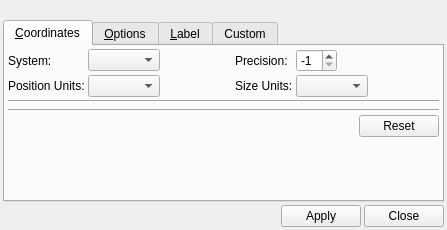
<ui version="4.0" >
 <class>EditRegionShape</class>
 <widget class="QWidget" name="EditRegionShape" >
  <property name="geometry" >
   <rect>
    <x>0</x>
    <y>0</y>
    <width>447</width>
    <height>230</height>
   </rect>
  </property>
  <property name="windowTitle" >
   <string>Edit Region Shape</string>
  </property>
  <layout class="QVBoxLayout" >
   <property name="spacing" >
    <number>3</number>
   </property>
   <property name="leftMargin" >
    <number>3</number>
   </property>
   <property name="topMargin" >
    <number>3</number>
   </property>
   <property name="rightMargin" >
    <number>3</number>
   </property>
   <property name="bottomMargin" >
    <number>3</number>
   </property>
   <item>
    <widget class="QLabel" name="titleLabel" >
     <property name="text" >
      <string/>
     </property>
    </widget>
   </item>
   <item>
    <widget class="QTabWidget" name="tabWidget" >
     <property name="currentIndex" >
      <number>0</number>
     </property>
     <widget class="QWidget" name="coordinateTab" >
      <attribute name="title" >
       <string>&amp;Coordinates</string>
      </attribute>
      <layout class="QVBoxLayout" >
       <property name="spacing" >
        <number>3</number>
       </property>
       <property name="leftMargin" >
        <number>3</number>
       </property>
       <property name="topMargin" >
        <number>3</number>
       </property>
       <property name="rightMargin" >
        <number>3</number>
       </property>
       <property name="bottomMargin" >
        <number>3</number>
       </property>
       <item>
        <widget class="QFrame" name="chooserFrame" >
         <property name="frameShape" >
          <enum>QFrame::NoFrame</enum>
         </property>
         <property name="frameShadow" >
          <enum>QFrame::Raised</enum>
         </property>
         <layout class="QGridLayout" >
          <property name="leftMargin" >
           <number>0</number>
          </property>
          <property name="topMargin" >
           <number>0</number>
          </property>
          <property name="rightMargin" >
           <number>0</number>
          </property>
          <property name="bottomMargin" >
           <number>0</number>
          </property>
          <property name="horizontalSpacing" >
           <number>3</number>
          </property>
          <property name="verticalSpacing" >
           <number>3</number>
          </property>
          <item row="0" column="0" >
           <widget class="QLabel" name="coordSystemLabel" >
            <property name="text" >
             <string>System:</string>
            </property>
           </widget>
          </item>
          <item row="0" column="1" >
           <layout class="QHBoxLayout" >
            <property name="spacing" >
             <number>3</number>
            </property>
            <item>
             <widget class="QComboBox" name="coordSystem" />
            </item>
            <item>
             <spacer>
              <property name="orientation" >
               <enum>Qt::Horizontal</enum>
              </property>
              <property name="sizeHint" >
               <size>
                <width>40</width>
                <height>20</height>
               </size>
              </property>
             </spacer>
            </item>
           </layout>
          </item>
          <item row="0" column="2" >
           <widget class="QLabel" name="precisionLabel" >
            <property name="text" >
             <string>Precision:</string>
            </property>
           </widget>
          </item>
          <item row="0" column="3" >
           <layout class="QHBoxLayout" >
            <property name="spacing" >
             <number>3</number>
            </property>
            <item>
             <widget class="QSpinBox" name="precisionSpinner" >
              <property name="minimum" >
               <number>-1</number>
              </property>
              <property name="maximum" >
               <number>16</number>
              </property>
              <property name="value" >
               <number>-1</number>
              </property>
             </widget>
            </item>
            <item>
             <spacer>
              <property name="orientation" >
               <enum>Qt::Horizontal</enum>
              </property>
              <property name="sizeHint" >
               <size>
                <width>61</width>
                <height>20</height>
               </size>
              </property>
             </spacer>
            </item>
           </layout>
          </item>
          <item row="1" column="0" >
           <widget class="QLabel" name="positionLabel" >
            <property name="text" >
             <string>Position Units:</string>
            </property>
           </widget>
          </item>
          <item row="1" column="1" >
           <layout class="QHBoxLayout" >
            <property name="spacing" >
             <number>3</number>
            </property>
            <item>
             <widget class="QComboBox" name="coordPositionUnit" />
            </item>
            <item>
             <spacer>
              <property name="orientation" >
               <enum>Qt::Horizontal</enum>
              </property>
              <property name="sizeHint" >
               <size>
                <width>40</width>
                <height>20</height>
               </size>
              </property>
             </spacer>
            </item>
           </layout>
          </item>
          <item row="1" column="2" >
           <widget class="QLabel" name="sizeLabel" >
            <property name="text" >
             <string>Size Units:</string>
            </property>
           </widget>
          </item>
          <item row="1" column="3" >
           <layout class="QHBoxLayout" >
            <property name="spacing" >
             <number>3</number>
            </property>
            <item>
             <widget class="QComboBox" name="coordSizeUnit" />
            </item>
            <item>
             <spacer>
              <property name="orientation" >
               <enum>Qt::Horizontal</enum>
              </property>
              <property name="sizeHint" >
               <size>
                <width>40</width>
                <height>20</height>
               </size>
              </property>
             </spacer>
            </item>
           </layout>
          </item>
         </layout>
        </widget>
       </item>
       <item>
        <widget class="Line" name="coordLine" >
         <property name="orientation" >
          <enum>Qt::Horizontal</enum>
         </property>
        </widget>
       </item>
       <item>
        <widget class="QFrame" name="coordFrame" >
         <property name="frameShape" >
          <enum>QFrame::NoFrame</enum>
         </property>
         <property name="frameShadow" >
          <enum>QFrame::Raised</enum>
         </property>
        </widget>
       </item>
       <item>
        <widget class="Line" name="coordLine2" >
         <property name="orientation" >
          <enum>Qt::Horizontal</enum>
         </property>
        </widget>
       </item>
       <item>
        <widget class="QFrame" name="coordResetFrame" >
         <property name="frameShape" >
          <enum>QFrame::NoFrame</enum>
         </property>
         <property name="frameShadow" >
          <enum>QFrame::Raised</enum>
         </property>
         <layout class="QHBoxLayout" >
          <property name="spacing" >
           <number>3</number>
          </property>
          <property name="leftMargin" >
           <number>0</number>
          </property>
          <property name="topMargin" >
           <number>0</number>
          </property>
          <property name="rightMargin" >
           <number>0</number>
          </property>
          <property name="bottomMargin" >
           <number>0</number>
          </property>
          <item>
           <spacer>
            <property name="orientation" >
             <enum>Qt::Horizontal</enum>
            </property>
            <property name="sizeHint" >
             <size>
              <width>40</width>
              <height>20</height>
             </size>
            </property>
           </spacer>
          </item>
          <item>
           <widget class="QPushButton" name="coordResetButton" >
            <property name="text" >
             <string>Reset</string>
            </property>
           </widget>
          </item>
         </layout>
        </widget>
       </item>
       <item>
        <spacer>
         <property name="orientation" >
          <enum>Qt::Vertical</enum>
         </property>
         <property name="sizeHint" >
          <size>
           <width>431</width>
           <height>51</height>
          </size>
         </property>
        </spacer>
       </item>
      </layout>
     </widget>
     <widget class="QWidget" name="optionsTab" >
      <attribute name="title" >
       <string>&amp;Options</string>
      </attribute>
      <layout class="QVBoxLayout" >
       <property name="spacing" >
        <number>3</number>
       </property>
       <property name="leftMargin" >
        <number>3</number>
       </property>
       <property name="topMargin" >
        <number>3</number>
       </property>
       <property name="rightMargin" >
        <number>3</number>
       </property>
       <property name="bottomMargin" >
        <number>3</number>
       </property>
       <item>
        <widget class="QFrame" name="optionsFrame" >
         <property name="frameShape" >
          <enum>QFrame::NoFrame</enum>
         </property>
         <property name="frameShadow" >
          <enum>QFrame::Raised</enum>
         </property>
         <layout class="QVBoxLayout" >
          <property name="spacing" >
           <number>3</number>
          </property>
          <property name="leftMargin" >
           <number>0</number>
          </property>
          <property name="topMargin" >
           <number>0</number>
          </property>
          <property name="rightMargin" >
           <number>0</number>
          </property>
          <property name="bottomMargin" >
           <number>0</number>
          </property>
          <item>
           <layout class="QHBoxLayout" >
            <property name="spacing" >
             <number>3</number>
            </property>
            <item>
             <widget class="QLabel" name="label" >
              <property name="text" >
               <string>Line/Fill Color:</string>
              </property>
             </widget>
            </item>
            <item>
             <widget class="QFrame" name="colorFrame" >
              <property name="frameShape" >
               <enum>QFrame::NoFrame</enum>
              </property>
              <property name="frameShadow" >
               <enum>QFrame::Raised</enum>
              </property>
             </widget>
            </item>
           </layout>
          </item>
          <item>
           <layout class="QHBoxLayout" >
            <property name="spacing" >
             <number>3</number>
            </property>
            <item>
             <widget class="QLabel" name="label_2" >
              <property name="text" >
               <string>Line Width:</string>
              </property>
             </widget>
            </item>
            <item>
             <widget class="QSpinBox" name="widthSpinner" >
              <property name="minimum" >
               <number>1</number>
              </property>
             </widget>
            </item>
            <item>
             <widget class="QLabel" name="label_4" >
              <property name="text" >
               <string>px</string>
              </property>
             </widget>
            </item>
            <item>
             <spacer>
              <property name="orientation" >
               <enum>Qt::Horizontal</enum>
              </property>
              <property name="sizeHint" >
               <size>
                <width>71</width>
                <height>20</height>
               </size>
              </property>
             </spacer>
            </item>
            <item>
             <widget class="QLabel" name="label_3" >
              <property name="text" >
               <string>Line Style:</string>
              </property>
             </widget>
            </item>
            <item>
             <widget class="QComboBox" name="styleChooser" />
            </item>
            <item>
             <spacer>
              <property name="orientation" >
               <enum>Qt::Horizontal</enum>
              </property>
              <property name="sizeHint" >
               <size>
                <width>71</width>
                <height>20</height>
               </size>
              </property>
             </spacer>
            </item>
           </layout>
          </item>
         </layout>
        </widget>
       </item>
       <item>
        <widget class="Line" name="optionsLine" >
         <property name="orientation" >
          <enum>Qt::Horizontal</enum>
         </property>
        </widget>
       </item>
       <item>
        <widget class="QFrame" name="optionsLTFrame" >
         <property name="frameShape" >
          <enum>QFrame::NoFrame</enum>
         </property>
         <property name="frameShadow" >
          <enum>QFrame::Raised</enum>
         </property>
         <layout class="QVBoxLayout" >
          <property name="spacing" >
           <number>3</number>
          </property>
          <property name="leftMargin" >
           <number>0</number>
          </property>
          <property name="topMargin" >
           <number>0</number>
          </property>
          <property name="rightMargin" >
           <number>0</number>
          </property>
          <property name="bottomMargin" >
           <number>0</number>
          </property>
          <item>
           <layout class="QHBoxLayout" >
            <property name="spacing" >
             <number>3</number>
            </property>
            <item>
             <widget class="QCheckBox" name="ltBox" >
              <property name="text" >
               <string>Linethrough</string>
              </property>
             </widget>
            </item>
            <item>
             <widget class="QCheckBox" name="ltOverride" >
              <property name="enabled" >
               <bool>false</bool>
              </property>
              <property name="text" >
               <string>override properties</string>
              </property>
             </widget>
            </item>
           </layout>
          </item>
          <item>
           <widget class="QFrame" name="ltFrame" >
            <property name="enabled" >
             <bool>true</bool>
            </property>
            <property name="frameShape" >
             <enum>QFrame::NoFrame</enum>
            </property>
            <property name="frameShadow" >
             <enum>QFrame::Raised</enum>
            </property>
            <layout class="QVBoxLayout" >
             <property name="spacing" >
              <number>3</number>
             </property>
             <property name="leftMargin" >
              <number>0</number>
             </property>
             <property name="topMargin" >
              <number>0</number>
             </property>
             <property name="rightMargin" >
              <number>0</number>
             </property>
             <property name="bottomMargin" >
              <number>0</number>
             </property>
             <item>
              <layout class="QHBoxLayout" >
               <property name="spacing" >
                <number>3</number>
               </property>
               <item>
                <widget class="QLabel" name="ltColorLabel" >
                 <property name="text" >
                  <string>LT Color:</string>
                 </property>
                </widget>
               </item>
               <item>
                <widget class="QFrame" name="ltColorFrame" >
                 <property name="frameShape" >
                  <enum>QFrame::NoFrame</enum>
                 </property>
                 <property name="frameShadow" >
                  <enum>QFrame::Raised</enum>
                 </property>
                </widget>
               </item>
              </layout>
             </item>
             <item>
              <layout class="QHBoxLayout" >
               <property name="spacing" >
                <number>3</number>
               </property>
               <item>
                <widget class="QLabel" name="ltWidthLabel" >
                 <property name="text" >
                  <string>LT Width:</string>
                 </property>
                </widget>
               </item>
               <item>
                <widget class="QSpinBox" name="ltWidth" >
                 <property name="minimum" >
                  <number>1</number>
                 </property>
                </widget>
               </item>
               <item>
                <widget class="QLabel" name="ltWidthLabel2" >
                 <property name="text" >
                  <string>px</string>
                 </property>
                </widget>
               </item>
               <item>
                <spacer>
                 <property name="orientation" >
                  <enum>Qt::Horizontal</enum>
                 </property>
                 <property name="sizeHint" >
                  <size>
                   <width>71</width>
                   <height>20</height>
                  </size>
                 </property>
                </spacer>
               </item>
               <item>
                <widget class="QLabel" name="ltStyleLabel" >
                 <property name="text" >
                  <string>Linethrough Style:</string>
                 </property>
                </widget>
               </item>
               <item>
                <widget class="QComboBox" name="ltStyleChooser" />
               </item>
               <item>
                <spacer>
                 <property name="orientation" >
                  <enum>Qt::Horizontal</enum>
                 </property>
                 <property name="sizeHint" >
                  <size>
                   <width>71</width>
                   <height>20</height>
                  </size>
                 </property>
                </spacer>
               </item>
              </layout>
             </item>
            </layout>
           </widget>
          </item>
         </layout>
        </widget>
       </item>
       <item>
        <spacer>
         <property name="orientation" >
          <enum>Qt::Vertical</enum>
         </property>
         <property name="sizeHint" >
          <size>
           <width>431</width>
           <height>16</height>
          </size>
         </property>
        </spacer>
       </item>
      </layout>
     </widget>
     <widget class="QWidget" name="labelTab" >
      <attribute name="title" >
       <string>&amp;Label</string>
      </attribute>
      <layout class="QGridLayout" >
       <property name="leftMargin" >
        <number>3</number>
       </property>
       <property name="topMargin" >
        <number>3</number>
       </property>
       <property name="rightMargin" >
        <number>3</number>
       </property>
       <property name="bottomMargin" >
        <number>3</number>
       </property>
       <property name="horizontalSpacing" >
        <number>3</number>
       </property>
       <property name="verticalSpacing" >
        <number>3</number>
       </property>
       <item row="0" column="0" >
        <widget class="QLabel" name="label_9" >
         <property name="text" >
          <string>Text:</string>
         </property>
        </widget>
       </item>
       <item row="0" column="1" >
        <widget class="QLineEdit" name="labelEdit" />
       </item>
       <item row="1" column="0" >
        <widget class="QLabel" name="label_10" >
         <property name="text" >
          <string>Color:</string>
         </property>
        </widget>
       </item>
       <item row="1" column="1" >
        <layout class="QHBoxLayout" >
         <property name="spacing" >
          <number>3</number>
         </property>
         <item>
          <widget class="QCheckBox" name="labelOverride" >
           <property name="text" >
            <string>(override)</string>
           </property>
           <property name="checked" >
            <bool>false</bool>
           </property>
          </widget>
         </item>
         <item>
          <widget class="QFrame" name="labelColorFrame" >
           <property name="enabled" >
            <bool>false</bool>
           </property>
           <property name="frameShape" >
            <enum>QFrame::NoFrame</enum>
           </property>
           <property name="frameShadow" >
            <enum>QFrame::Raised</enum>
           </property>
          </widget>
         </item>
        </layout>
       </item>
       <item row="2" column="0" >
        <widget class="QLabel" name="label_11" >
         <property name="text" >
          <string>Font:</string>
         </property>
        </widget>
       </item>
       <item row="2" column="1" >
        <layout class="QHBoxLayout" >
         <property name="spacing" >
          <number>3</number>
         </property>
         <item>
          <widget class="QFontComboBox" name="fontChooser" />
         </item>
         <item>
          <widget class="QSpinBox" name="fontSize" >
           <property name="minimum" >
            <number>1</number>
           </property>
          </widget>
         </item>
         <item>
          <widget class="QLabel" name="label_12" >
           <property name="text" >
            <string>pt</string>
           </property>
          </widget>
         </item>
        </layout>
       </item>
       <item row="3" column="1" >
        <layout class="QHBoxLayout" >
         <property name="spacing" >
          <number>3</number>
         </property>
         <item>
          <widget class="QCheckBox" name="boldBox" >
           <property name="text" >
            <string>Bold</string>
           </property>
          </widget>
         </item>
         <item>
          <widget class="QCheckBox" name="italicBox" >
           <property name="text" >
            <string>Italic</string>
           </property>
          </widget>
         </item>
         <item>
          <spacer>
           <property name="orientation" >
            <enum>Qt::Horizontal</enum>
           </property>
           <property name="sizeHint" >
            <size>
             <width>40</width>
             <height>20</height>
            </size>
           </property>
          </spacer>
         </item>
        </layout>
       </item>
       <item row="4" column="1" >
        <spacer>
         <property name="orientation" >
          <enum>Qt::Vertical</enum>
         </property>
         <property name="sizeHint" >
          <size>
           <width>20</width>
           <height>21</height>
          </size>
         </property>
        </spacer>
       </item>
      </layout>
     </widget>
     <widget class="QWidget" name="customTab" >
      <attribute name="title" >
       <string>Custom</string>
      </attribute>
      <layout class="QVBoxLayout" >
       <property name="spacing" >
        <number>3</number>
       </property>
       <property name="leftMargin" >
        <number>3</number>
       </property>
       <property name="topMargin" >
        <number>3</number>
       </property>
       <property name="rightMargin" >
        <number>3</number>
       </property>
       <property name="bottomMargin" >
        <number>3</number>
       </property>
       <item>
        <widget class="QFrame" name="optionFrame" >
         <property name="frameShape" >
          <enum>QFrame::NoFrame</enum>
         </property>
         <property name="frameShadow" >
          <enum>QFrame::Raised</enum>
         </property>
        </widget>
       </item>
       <item>
        <spacer>
         <property name="orientation" >
          <enum>Qt::Vertical</enum>
         </property>
         <property name="sizeHint" >
          <size>
           <width>20</width>
           <height>40</height>
          </size>
         </property>
        </spacer>
       </item>
      </layout>
     </widget>
    </widget>
   </item>
   <item>
    <layout class="QHBoxLayout" >
     <property name="spacing" >
      <number>3</number>
     </property>
     <item>
      <spacer>
       <property name="orientation" >
        <enum>Qt::Horizontal</enum>
       </property>
       <property name="sizeHint" >
        <size>
         <width>371</width>
         <height>20</height>
        </size>
       </property>
      </spacer>
     </item>
     <item>
      <widget class="QPushButton" name="applyButton" >
       <property name="text" >
        <string>Apply</string>
       </property>
      </widget>
     </item>
     <item>
      <widget class="QPushButton" name="closeButton" >
       <property name="text" >
        <string>Close</string>
       </property>
      </widget>
     </item>
    </layout>
   </item>
  </layout>
 </widget>
 <resources/>
 <connections>
  <connection>
   <sender>labelOverride</sender>
   <signal>toggled(bool)</signal>
   <receiver>labelColorFrame</receiver>
   <slot>setEnabled(bool)</slot>
   <hints>
    <hint type="sourcelabel" >
     <x>139</x>
     <y>94</y>
    </hint>
    <hint type="destinationlabel" >
     <x>274</x>
     <y>92</y>
    </hint>
   </hints>
  </connection>
  <connection>
   <sender>ltBox</sender>
   <signal>toggled(bool)</signal>
   <receiver>ltOverride</receiver>
   <slot>setEnabled(bool)</slot>
   <hints>
    <hint type="sourcelabel" >
     <x>82</x>
     <y>121</y>
    </hint>
    <hint type="destinationlabel" >
     <x>269</x>
     <y>123</y>
    </hint>
   </hints>
  </connection>
 </connections>
</ui>
